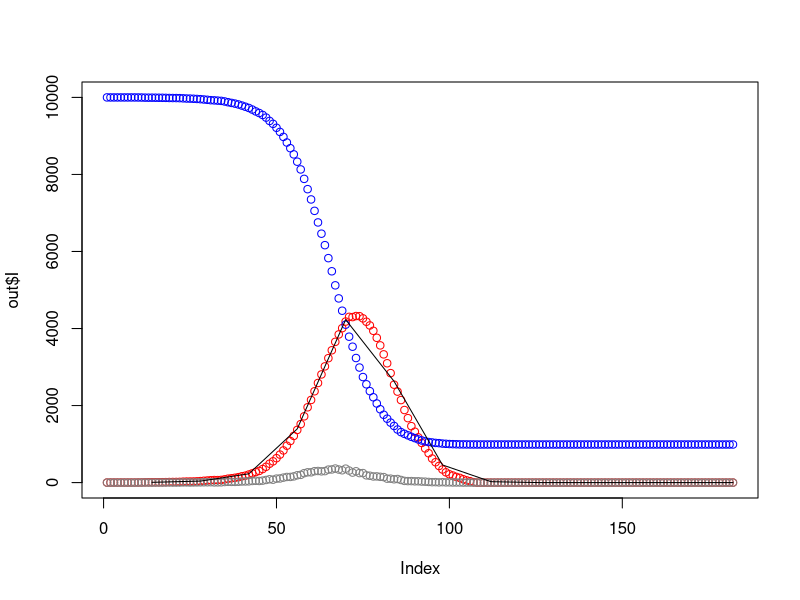
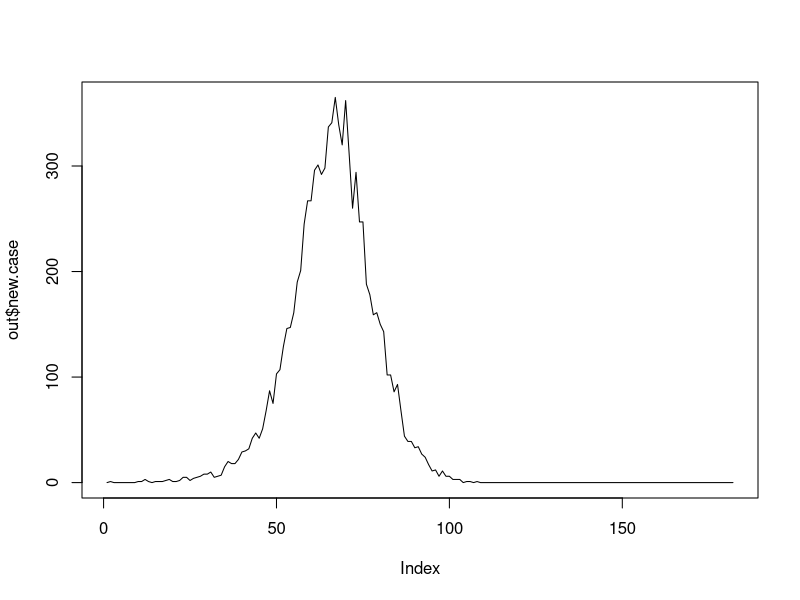

Here is the R script that generated these plots, in order:
#############################################################################################
# Here is a short script for a stochastic SIR model
# this genrates cases per day and then aggregates into a series of observation intervals; here 13 biweeks, or half a year
#

gilstep <- function(S.t, I.t, I.p, beta, births) {
  # S.t = current susceptibles
  # I.t = current infecteds
  # I.p = infecteds one infectious period previous (note, this is analogous to your fixed infectious period)
  # beta = transmission rate
  # births = births per time step

  nSI <- ifelse(I.t > 0, rpois(1, beta * S.t * I.t), 0) # number of new cases in time step t
  nIR <- rpois(1, I.p) # number of cases recovering in time step t
  I.new <- max(0, I.t + nSI - nIR) # update I (I is populated by new infections and depopulated by recoveries)
  S.new <- max(0, S.t - nSI + births) # update S (S is populated by births and depopulated by new infections)
  return(list(S = S.new, I = I.new, new.case = nSI)) # store S, I, and new cases
}


gilrun <- function(sim_duration, S.init, I.init, beta, inf.per, births = 0) {
  # sim_duration = the total time of the simulation
  # S.init = the initial susceptible population
  # I.init = the initial infectious population
  # beta = the transmission rate
  # inf.per = the infectious period
  # births = the births per time step
  #

  S <- S.init
  I <- I.init
  new.case <- 0
  for (i in 2:sim_duration) {
    # browser()
    I.p <- ifelse(i > (inf.per + 1), new.case[i - inf.per], 0) # If time is earlier than the first infectious period, nobody can recover
    out <- gilstep(S[i - 1], I[i - 1], I.p, beta, births) # generate new infectious and recoveries
    I <- c(I, out$I) # Append new I
    new.case <- c(new.case, out$new.case) # Append new cases
    S <- c(S, out$S) # Append new S
  }
  return(list(I = I, S = S, new.case = new.case))
}
n.obs.int <- 13 # how many observation periods; here 13 2-week periods
sim_duration <- 14 * n.obs.int # total time is 2-weeks times the number of observation periods
p.obs <- 1 # probability of observing a case

out <- gilrun(sim_duration, S.init = 1e4, I.init = 1, beta = 2.5e-4 / 14, inf.per = 14, births = 0)
plot(out$I, col = "red", ylim = c(0, 1e4)) # plot total infections
points(out$S, col = "blue") # plot total susceptibles
points(out$new.case, col = grey(.5)) # plot new cases per day

obs.int <- rep(1:n.obs.int, each = 14) # break up in to observation periods

cases.int <- sapply(split(out$new.case, obs.int), sum) # count cases per observation period
lines(seq(14, sim_duration, by = 14), cases.int) # add lines for new cases per observation period

cases.obs <- rbinom(length(cases.int), cases.int, p.obs) # count reported cases per observation period

plot(out$new.case, type = "l") # just plot new cases per day